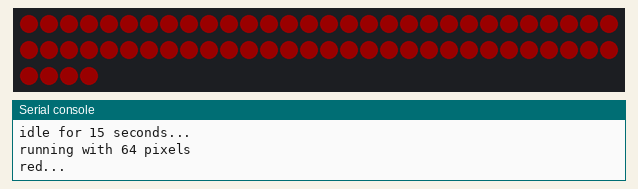
The program below on a simulated CircuitPython board. Shown: 64 RGB LEDs in strip order, left to right, continuing on the next row, the last lines printed to the serial console. Dim RGB values are drawn brighter than linear.

Above: at 15.1 s.
At 30.1 s:
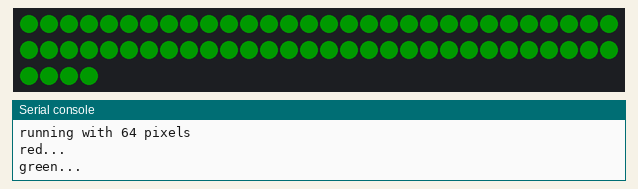
At 45.1 s:
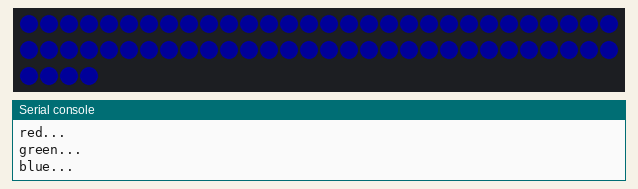
At 60.1 s:
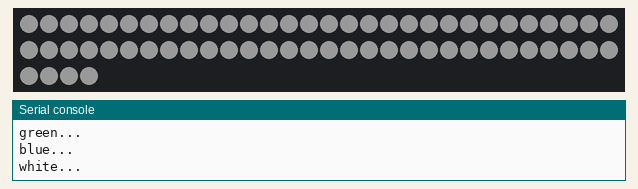
At 88.8 s:
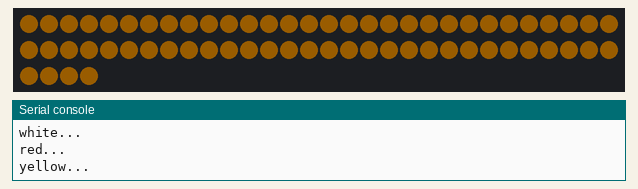
At 117.1 s:
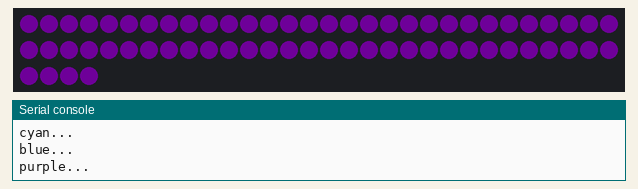

The program:

main.py
```python
# (licence header left out)
import atexit
import time
import board
import neopixel

pixel_pin  = board.DATA
num_pixels = 64
INT_COLORS = 15
INT_ANIM   = 0.1

def wheel(pos):
    # Input a value 0 to 255 to get a color value.
    # The colours are a transition r - g - b - back to r.
    if pos < 0 or pos > 255:
        return (0, 0, 0)
    if pos < 85:
        return (255 - pos * 3, pos * 3, 0)
    if pos < 170:
        pos -= 85
        return (0, 255 - pos * 3, pos * 3)
    pos -= 170
    return (pos * 3, 0, 255 - pos * 3)


def color_chase(color, wait):
    for i in range(num_pixels):
        pixels[i] = color
        time.sleep(wait)
        pixels.show()
    time.sleep(0.5)


def rainbow_cycle(wait):
    for j in range(255):
        for i in range(num_pixels):
            rc_index = (i * 256 // num_pixels) + j
            pixels[i] = wheel(rc_index & 255)
        pixels.show()
        time.sleep(wait)

def at_exit(pixels):
  """ turn of strip and free ressources """
  print("at_exit(): deinit strip")
  pixels.deinit()

# --- some standard colors   -------------------------------------------------

WHITE = (255,255,255)
RED = (255, 0, 0)
YELLOW = (255, 150, 0)
GREEN = (0, 255, 0)
CYAN = (0, 255, 255)
BLUE = (0, 0, 255)
PURPLE = (180, 0, 255)

# --- main program   ---------------------------------------------------------

pixels = neopixel.NeoPixel(pixel_pin, num_pixels,
                           brightness=0.1, auto_write=False)

atexit.register(at_exit,pixels)

# some idle time (e.g. to measure idle-current)
print(f"idle for {INT_COLORS} seconds...")
time.sleep(INT_COLORS)
print(f"running with {pixels.n} pixels")

while True:
    print("red...")
    pixels.fill(RED)
    pixels.show()
    # Increase or decrease to change the speed of the solid color change.
    time.sleep(INT_COLORS)
    print("green...")
    pixels.fill(GREEN)
    pixels.show()
    time.sleep(INT_COLORS)
    print("blue...")
    pixels.fill(BLUE)
    pixels.show()
    time.sleep(INT_COLORS)
    print("white...")
    pixels.fill(WHITE)
    pixels.show()
    time.sleep(INT_COLORS)

    print("red...")
    color_chase(RED, INT_ANIM)  # Increase the number to slow down the color chase
    print("yellow...")
    color_chase(YELLOW, INT_ANIM)
    print("green...")
    color_chase(GREEN, INT_ANIM)
    print("cyan...")
    color_chase(CYAN, INT_ANIM)
    print("blue...")
    color_chase(BLUE, INT_ANIM)
    print("purple...")
    color_chase(PURPLE, INT_ANIM)

    print("rainbow...")
    rainbow_cycle(INT_ANIM)  # Increase the number to slow down the rainbow
```

Measured:
- what the display in image 0 shows lasts 15.0 s, from 15.0 s to 30.0 s
- what the display in image 5 shows lasts 0.5 s, from 117.1 s to 117.6 s
